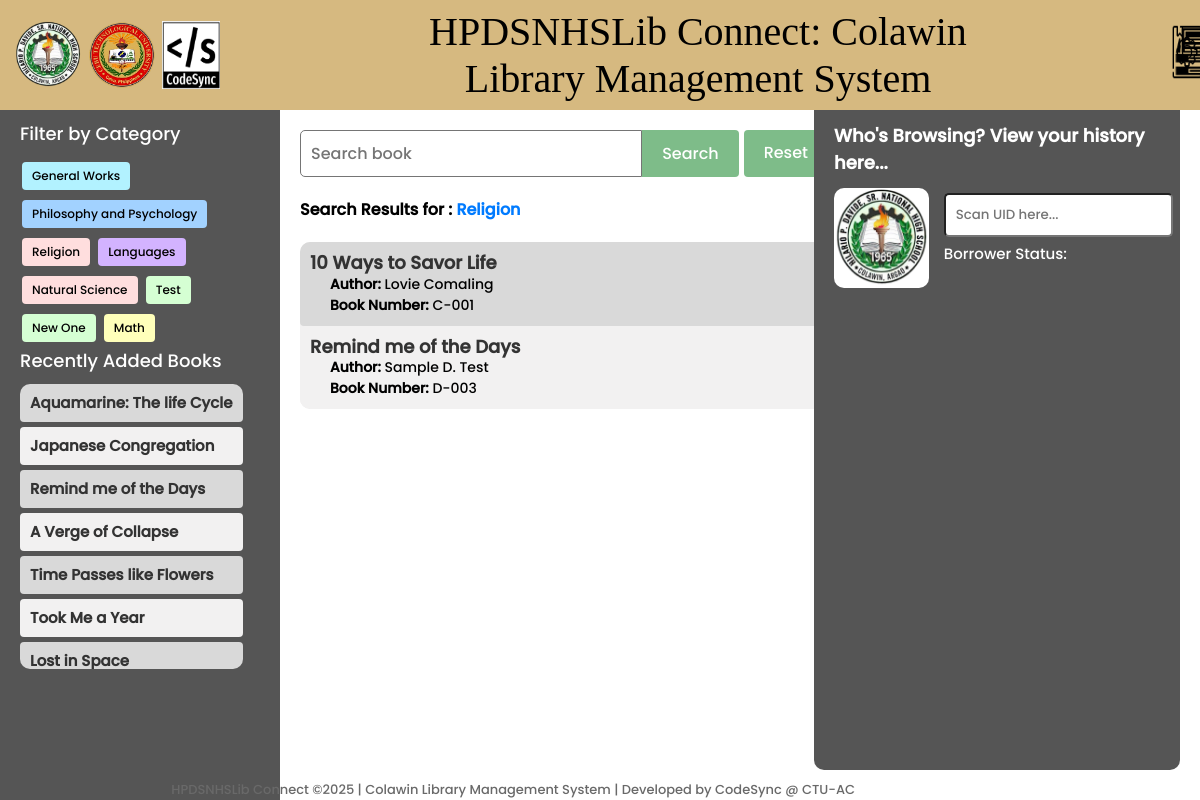
Screenshot of /?category=Religion with the database file from the repository.
### library/models.py (models this page shows, shortened)
class Category(models.Model):
    name = models.CharField(max_length=100, unique=True)

class BookInventory(models.Model):
    BOOK_TYPE_CHOICES = [
        ('Circulation', 'Circulation'),
        ('Reference', 'Reference'),
        ('Novel', 'Novel'),
        ('Research/Academic', 'Research/Academic'),
        ('Encyclopedia', 'Encyclopedia'),
        ('Dictionary', 'Dictionary'),
        ('Year Book', 'Year Book'),
    ]
    book_number = models.CharField(max_length=10, primary_key=True)
    record_date = models.DateTimeField(auto_now_add=True)
    class_field = models.CharField(max_length=100, blank=True, null=True)
    author = models.CharField(max_length=200, blank=True, null=True)
    book_title = models.CharField(max_length=200)
    edition = models.CharField(max_length=50, blank=True, null=True)
    volume = models.CharField(max_length=50, blank=True, null=True)
    pages = models.IntegerField(blank=True, null=True)
    quantity = models.PositiveIntegerField(default=1)
    fund_source = models.CharField(max_length=100, blank=True, null=True)
    price = models.DecimalField(max_digits=10, decimal_places=2, blank=True, null=True)
    publisher = models.CharField(max_length=200, blank=True, null=True)
    year = models.IntegerField(blank=True, null=True)
    remark = models.TextField(blank=True, null=True)
    book_type = models.CharField(max_length=50, choices=BOOK_TYPE_CHOICES, default='Circulation')  # New field
    category = models.ForeignKey(Category, on_delete=models.CASCADE)
    location = models.ForeignKey(Location, on_delete=models.SET_NULL, blank=True, null=True, default=1)
    qr_code = models.ImageField(upload_to='qr_codes/', blank=True, null=True)
    status = models.CharField(max_length=50, default='Available')

### library/views.py (the view, shortened to what this page needs)
# urls.py: path('', views.landing, name='landing'),
def landing(request):
    query = request.GET.get('q')
    category_name = request.GET.get('category')  # Get category name from query params
    book_number = request.GET.get('book_number')  # Get book number from query params
    books = BookInventory.objects.all()
    categories = Category.objects.all()
    if category_name:
        books = books.filter(category__name=category_name)  # Filter by category
    if query:
        books = books.filter(
            Q(book_title__icontains=query) |
            Q(author__icontains=query) |
            Q(book_number__icontains=query)
        )
    for book in books:
        try:
            latest_borrow_slip = BorrowSlip.objects.filter(book_number=book.book_number).order_by('-date_borrow').first()
            current_date = timezone.now().date()
            if latest_borrow_slip:
                if latest_borrow_slip.due_date.date() < current_date and not latest_borrow_slip.returned:
                    book.status = 'Overdue'
                elif latest_borrow_slip.returned:
                    book.status = 'Returned'
                else:
                    book.status = 'Borrowed'
            else:
                book.status = 'Available'
        except BorrowSlip.DoesNotExist:
            book.status = 'Available'
    recent_books = BookInventory.objects.order_by('-record_date')[:10]
    for book in recent_books:
        try:
            latest_borrow_slip = BorrowSlip.objects.filter(book_number=book.book_number).order_by('-date_borrow').first()
            current_date = timezone.now().date()
            if latest_borrow_slip:
                if latest_borrow_slip.due_date.date() < current_date and not latest_borrow_slip.returned:
                    book.status = 'Overdue'
                elif latest_borrow_slip.returned:
                    book.status = 'Returned'
                else:
                    book.status = 'Borrowed'
            else:
                book.status = 'Available'
        except BorrowSlip.DoesNotExist:
            book.status = 'Available'
    book_detail = None
    category_counts = BookInventory.objects.values('category__name').annotate(count=Count('book_number')).order_by('category__name')
    categories_with_counts = [entry['category__name'] for entry in category_counts]
    counts = [entry['count'] for entry in category_counts]
    colors = plt.get_cmap('tab20').colors  # Use a colormap with enough distinct colors
    category_colors = dict(zip(categories_with_counts, colors))
    plt.figure(figsize=(14, 6))  # Increase figure width to accommodate legend
    bars = plt.bar(range(len(categories_with_counts)), counts, color=[category_colors[cat] for cat in categories_with_counts])
    plt.xlabel('Category')
    plt.ylabel('Number of Books')
    plt.title('Number of Books by Category')
    plt.xticks(range(len(categories_with_counts)), [''] * len(categories_with_counts))  # Empty labels for now
    handles = [plt.Line2D([0], [0], color=color, lw=4) for color in category_colors.values()]
    plt.legend(handles, category_colors.keys(), loc='center left', bbox_to_anchor=(1, 0.5))
    buffer = BytesIO()
    plt.savefig(buffer, format='png', bbox_inches='tight')
    buffer.seek(0)
    image_png = buffer.getvalue()
    buffer.close()
    graph = base64.b64encode(image_png).decode('utf-8')
    return render(request, 'library/landing.html', {
        'books': books,  # Pass filtered books to the template
        'query': query,
        'recent_books': recent_books,
        'book_detail': book_detail,
        'graph': graph,
        'categories': categories,
        'category_name': category_name,  # Pass the category name to the template
    })

### library/templates/library/landing.html (shortened to what this page needs)
{% extends 'main.html' %}
{% load static %}
{% block content %}
<div class="header">
    <img src="{% static 'images/hpdslogo.png' %}" alt="logo" style="width: 68px; height: 68px; border-radius: 50%; padding-left: 6px;">
    <img src="{% static 'images/ctu.png' %}" alt="logo" style="width: 68px; height: 68px; border-radius: 50%; padding-left: 6px;">
    <img src="{% static 'images/Codesynlogo.png' %}" alt="logo" style="width: 58px; height: 68px; padding-left: 6px;">
    <p class="title">HPDSNHSLib Connect: Colawin Library Management System</p>
    <a href="{% url 'landingLog' %}" class="hover-label-container">
        <img src="{% static 'images/documents.png' %}" style="width: 60px; height: 55px; padding-left: 140px;" alt="">
    </a>
    <a href="{% url 'directory' %}" class="hover-label-container">
        <img src="{% static 'images/literature.png' %}" style="width: 65px; height: 60px;" alt="">
    </a>
</div>
<div class="sidebar">
    <div class="section-label" style="margin-top: 30px; font-weight: lighter;">Filter by Category</div>
    <div class="category-button-container">
        {% for category in categories %}
            <a href="{% url 'landing' %}?category={{ category.name }}"
            class="category-button" data-category-name="{{ category.name }}">
                {{ category.name }}
            </a>
        {% empty %}
            <div style="margin: 5px; padding: 10px; color: gray;">No categories available</div>
        {% endfor %}
    </div>
    <div class="section-label" style="font-weight: lighter;">Recently Added Books</div>
    <div class="book-item-container">
        {% for recent_book in recent_books %}
            <a href="{% url 'landing' %}?book_number={{ recent_book.book_number }}"
               class="book-item {% if forloop.counter|divisibleby:2 %}even-row{% else %}odd-row{% endif %}"
               style="text-decoration: none; color: black; margin-bottom: 5px;">
                <div class="book-title" style="font-size: 15px;">
                    {{ recent_book.book_title }}
                </div>
            </a>
        {% endfor %}
    </div>
</div>
<div class="main-content">
    <div class="left">
        <div class="search-form-container">
            <div class="search-container">
                <form method="GET" action="{% url 'landing' %}" style="flex: 1; display: flex;">
                    <input type="text" class="search-input" name="q" placeholder="Search book" value="None" id="searchInput" autofocus onfocus="clearDefaultValue()" style="font-family: 'Poppins', sans-serif;">
                    <button type="submit" class="search-button" style="margin-right: 5px;">Search</button>
                    <a href="{% url 'landing' %}" class="reset-button">Reset</a>
                </form>
            </div>
        </div>
        <div class="section-label">Search Results for :
            {% if category_name %}
                 <strong style="color: #007bff;">{{ category_name }}</strong>
            {% endif %}
        </div>
<div class="book-item-container">
    {% if book_detail %}
        <strong style="background-color: #D6B980; color:black; border-radius: 5px; padding: 10px 10px 5px 10px; font-size: large;">
            {{ book_detail.book_title }}
        </strong>
        <div class="book-details">
            <p style="text-align: justify;">This was authored by <strong>{{ book_detail.author }}</strong>.
                It has the book number <strong>{{ book_detail.book_number }}</strong>. The book falls under the category of
                <strong>{{ book_detail.category.name }}</strong>. This book has <strong>{{ book_detail.edition }}</strong> edition, and it comprises
                <strong>{{ book_detail.volume }}</strong> volume(s) with <strong>{{ book_detail.pages }}</strong> pages.
                There are <strong>{{ book_detail.quantity }}</strong> copy/copies available. The book is funded as <strong>{{ book_detail.fund_source }}</strong>
                and is priced at <strong>{{ book_detail.price }}</strong>. It was published at <strong>{{ book_detail.publisher }}</strong> in the year
                <strong>{{ book_detail.year }}</strong>. <br><br>
            </p>
            <h2 id="book-title"></h2>
            <p id="status-summary">
                <label style="font-size: 14px; margin-right: 140px; margin-bottom: 4px;">
                    <strong>Copies:</strong> <span>{{ book_detail.quantity }}</span>
                </label>
                <label for="available-count" class="status-item" style="background-color: #d4edda; padding: 2px 6px; border-radius: 3px; margin-right: 6px; margin-bottom: 4px;">
                    <strong>Available:</strong> <span id="available-count">Loading...</span>
                </label>
                <label for="borrowed-count" class="status-item" style="background-color: #cce5ff; padding: 2px 6px; border-radius: 3px; margin-right: 6px; margin-bottom: 4px;">
                    <strong>Borrowed:</strong> <span id="borrowed-count">Loading...</span>
                </label>
                <label for="reserved-count" class="status-item" style="background-color: #fff3cd; padding: 2px 6px; border-radius: 3px; margin-right: 6px; margin-bottom: 4px;">
                    <strong>Reserved:</strong> <span id="reserved-count">Loading...</span>
                </label>
                <label for="overdue-count" class="status-item" style="background-color: #f8d7da; padding: 2px 6px; border-radius: 3px; margin-right: 6px; margin-bottom: 4px;">
                    <strong>Overdue:</strong> <span id="overdue-count">Loading...</span>
                </label>
                <label for="lost-count" class="status-item" style="background-color: #f8d7da; padding: 2px 6px; border-radius: 3px; margin-bottom: 4px;">
                    <strong>Lost:</strong> <span id="lost-count">Loading...</span>
                </label>
            </p>
            <strong>Book Location:</strong> <strong style="color: green;">{{ book_detail.location }}</strong>.
        </div>
        <div class="button-container" style="padding-top: 20px; gap: 10px;">
            <a href="javascript:void(0);" class="search-button" style="text-decoration: none; background-color: #757575; padding: 5px; color: white; border-radius: 5px; " onclick="history.back();">Back to Search Results</a>
        </div>
    {% else %}
            {% if request.GET.category %}
            <div id="book-container">
                {% for book in books %}
                    <div>
                        <a href="{% url 'landing' %}?q={{ query }}&book_number={{ book.book_number }}&category={{ book.category.name }}"
                                class="book-item {% if forloop.counter|divisibleby:2 %}even-row{% else %}odd-row{% endif %}"
                                style="text-decoration: none; color: black;">
                                <div class="book-title">{{ book.book_title }}</div>
                                <div class="book-details">
                                    <strong>Author:</strong> {{ book.author }}<br>
                                    <strong>Book Number:</strong> {{ book.book_number }}<br>
                                </div>
                            </a>
                    </div>
                {% empty %}
                    <p>No books found in this category.</p>
                {% endfor %}
            </div>
            {% endif %}
        </div>
        {% endif %}
    </div>
    <div class="side-container">
        <div class="section-label" style="color: white; font-weight: lighter;">
            <h1 style="font-size: 18px;">Who's Browsing? View your history here...</h1>
        </div>
        <div class="search-container">
            <div class="who-container" style="display: flex;">
                <div id="qr-code-container" style="margin-bottom: 10px; margin-right: 15px;">
                    <img id="qr-code-image" src="{% static 'images/hpdslogo.png' %}" alt="QR Code" style="width: 100px; height: 100px; border-radius: 10px; background-color: white;"/>
                </div>
                <div class="side" style="width: 70%;">
                    <div class="UID_field">
                        <input type="password" id="uid-input" placeholder="Scan UID here..." oninput="fetchBorrowHistory()"
                            style="width: 95%; padding: 10px; border-radius: 5px; margin-bottom: 5px; font-family: 'Poppins', sans-serif;">
                        <p style="font-size: 15px; color: white; margin: 0;">Borrower Status: </p>
                    </div>
                </div>
            </div>
        </div>
    </div>
</div>
{% endblock content %}

### rows the page displays
Category: name "General Works"
Category: name "Philosophy and Psychology"
Category: name "Religion"
Category: name "Languages"
Category: name "Natural Science"
Category: name "Test"
Category: name "New One"
Category: name "Math"
BookInventory: book_title "Aquamarine: The life Cycle"
BookInventory: book_title "Japanese Congregation"
BookInventory: book_title "Remind me of the Days", author "Sample D. Test", book_number "D-003"
BookInventory: book_title "A Verge of Collapse"
BookInventory: book_title "Time Passes like Flowers"
BookInventory: book_title "Took Me a Year"
BookInventory: book_title "Lost in Space"
BookInventory: book_title "10 Ways to Savor Life", author "Lovie Comaling", book_number "C-001"
